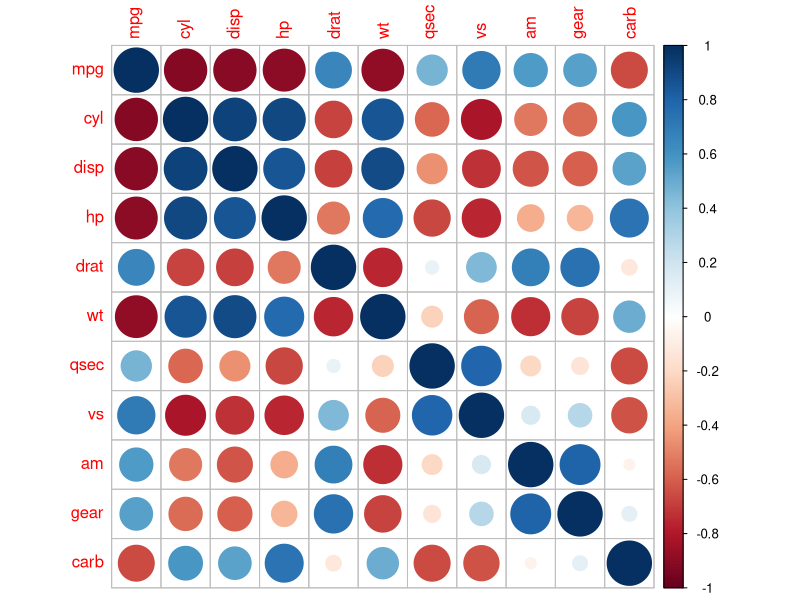
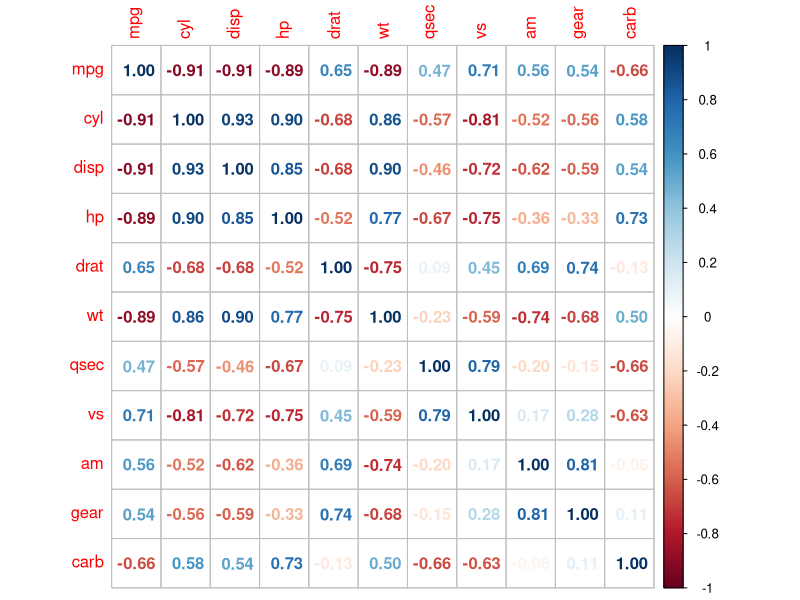
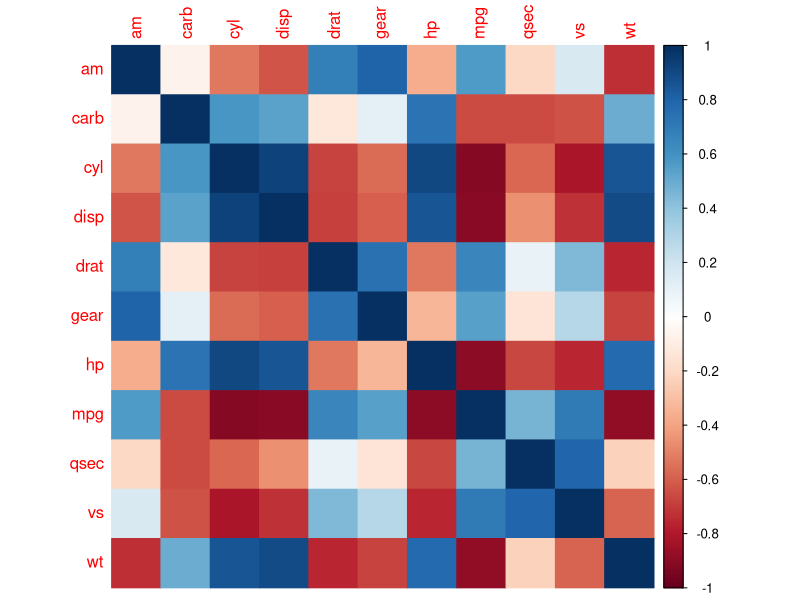
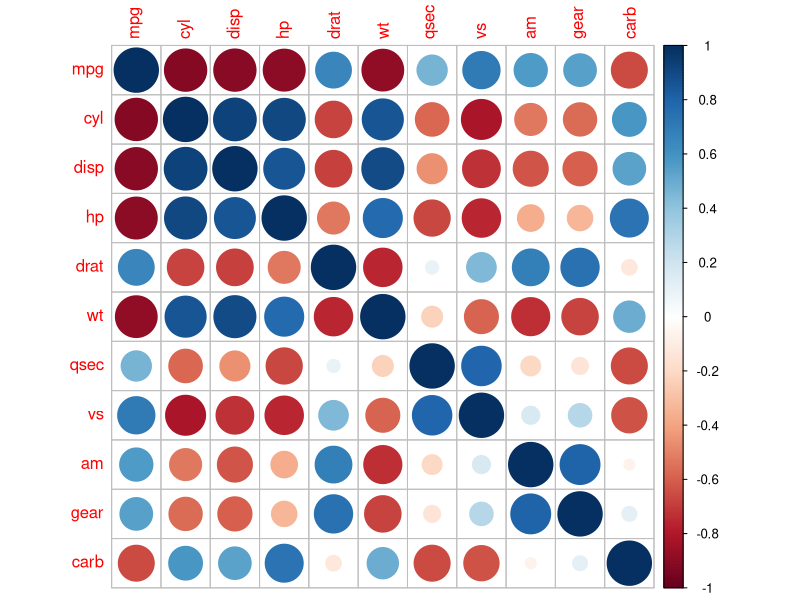
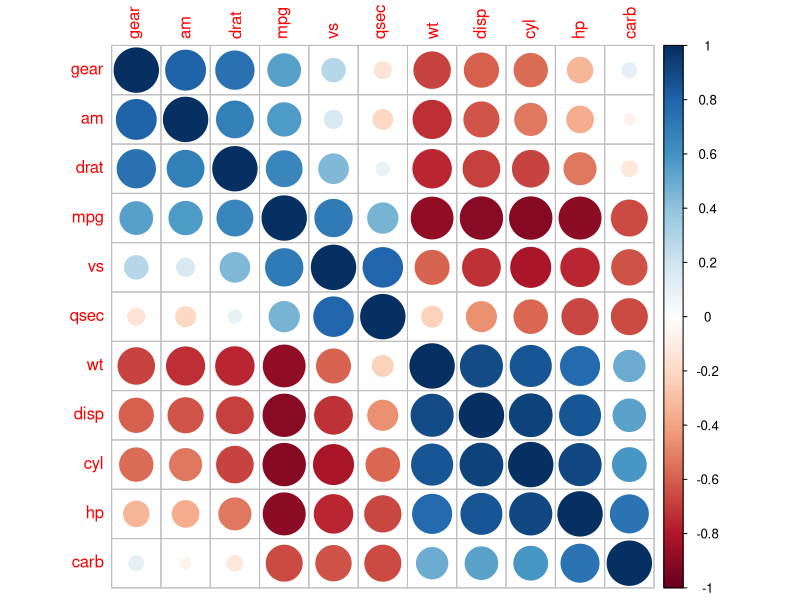
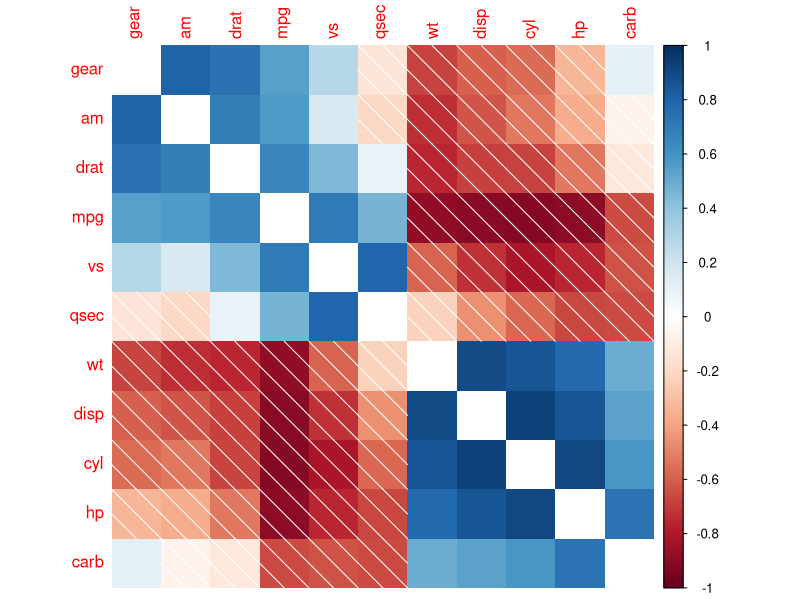
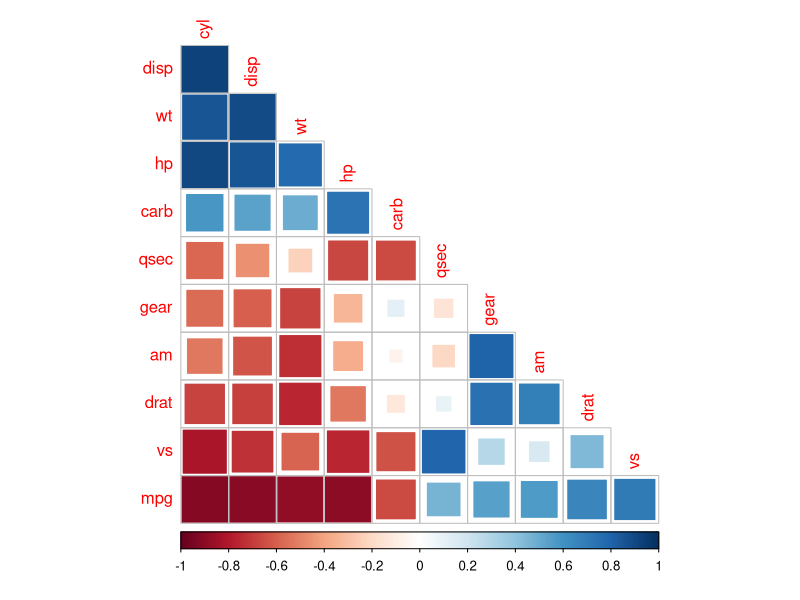
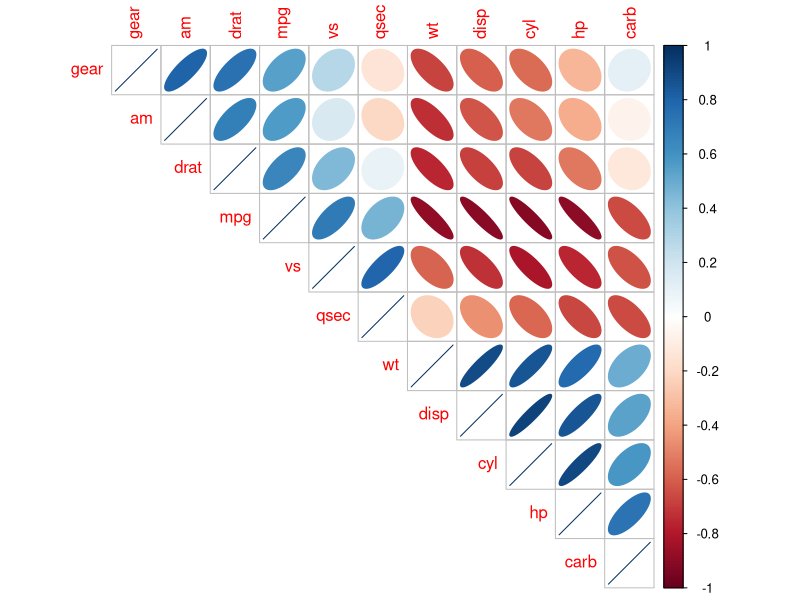

The R source for these figures, in order:
#install.packages('corrplot')
library(corrplot)
cor(c(1:5),c(2,8,9,10,12),method = "spearman")
cor(c(1:5),c(2,8,9,10,12),method = "s")
cor(c(1:5),c(2,8,9,10,12))
cor.test(c(1:5),c(2,8,9,10,12))

head(mtcars)

M <- cor(mtcars,method ="s")
corrplot(M)
corrplot(M, method = 'number') # colorful number
corrplot(M, method = 'color', order = 'alphabet')
corrplot(M) # by default, method = 'circle'
corrplot(M, order = 'AOE') # after 'AOE' reorder
corrplot(M, method = 'shade', order = 'AOE', diag = F)
corrplot(M, method = 'square', order = 'FPC', type = 'lower', diag = FALSE)
corrplot(M, method = 'ellipse', order = 'AOE', type = 'upper')
corrplot.mixed(M, order = 'AOE')
corrplot.mixed(M, lower = 'shade', upper = 'pie', order = 'hclust')
corrplot(M, order = 'hclust', addrect = 2)
corrplot(M, method = 'square', diag = FALSE, order = 'hclust',addrect = 3, rect.col = 'blue', rect.lwd = 3, tl.pos = 'd')

M1 <- cor.mtest(mtcars, method="s")
M1[[2]]
#example 
#function
plot_polished_corrplot <- function(df,plot_name){
  cor_m = cor(df, method="s")#method must be the same!!*
  testRes = cor.mtest(df, method="s")#*method must be the same!!
  #find order after hclust
  ord <- corrMatOrder(cor_m, order="hclust",hclust.method = "ward.D2")
  #find reverse order
  ord_rev<-match(1:length(ord),ord)
  #form p-value matrix
  pv_matrix<-testRes$p[ord,ord]#order as final
  pv_matrix[lower.tri(pv_matrix,diag = F)]<-1#delete significant p in lower triangle
  pv_matrix<-pv_matrix[ord_rev,ord_rev]#restore original order
  # end of p-value matrix forming
  tiff(paste0("corrplot,",plot_name,".tiff"), width = 3.75, height = 3.75, units = 'in', res = 350)
  
  corrplot.mixed(cor_m, 
                 lower.col = "red", 
                 upper = "color", 
                 tl.col = "green", 
                 tl.cex = 0.8,
                 tl.pos = "lt",
                 order = 'hclust',
                 hclust.method="ward.D2",
                 diag = "u",
                 number.cex = 0.5,
                 p.mat = pv_matrix,
                 sig.level = c(0.001, 0.01, 0.05),
                 pch.cex = 0.6,
                 insig = 'label_sig',
                 mar=c(0,1,0,0)
                 )
  dev.off()
}
getwd()
plot_polished_corrplot(df=mtcars,plot_name ="test_corrplot1")
plot_polished_corrplot(df=iris[,-5],plot_name ="test_corrplot2")


